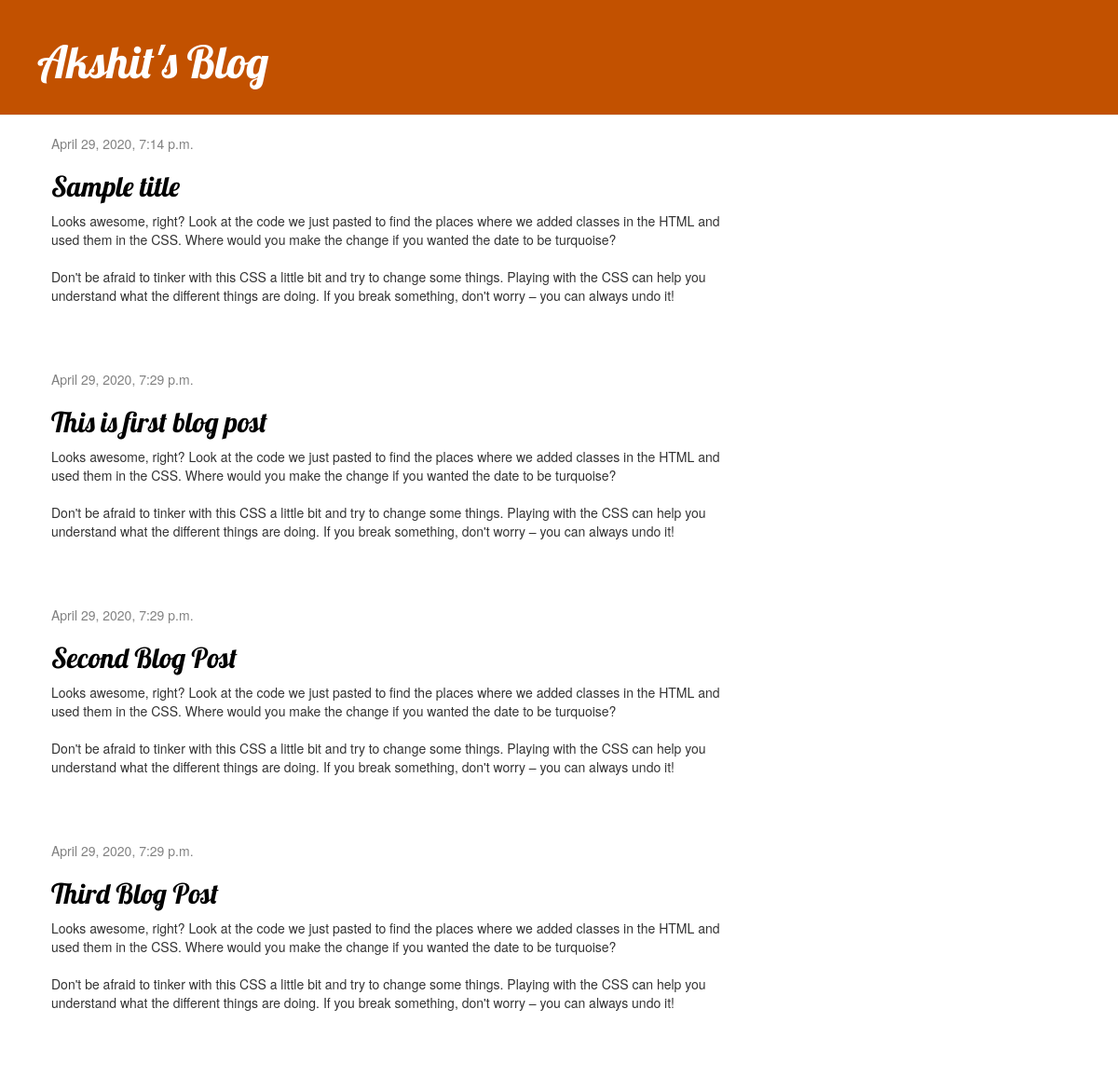
The page / on the database its author committed.
### blog/models.py (models this page shows, shortened)
class Post(models.Model):
    author = models.ForeignKey(settings.AUTH_USER_MODEL, on_delete=models.CASCADE)
    title = models.CharField(max_length=200)
    text = models.TextField()
    created_date = models.DateTimeField(default=timezone.now)
    published_date = models.DateTimeField(blank=True, null=True)

### blog/views.py (the view)
# urls.py: path('', views.post_list, name='post_list'),
def post_list(request):
    posts = Post.objects.filter(published_date__lte=timezone.now()).order_by('published_date')
    return render(request, 'blog/post_list.html', {'posts': posts})

### blog/templates/blog/post_list.html
{% extends 'blog/base.html' %}
{% block content %}
    {% for post in posts %}
        <div class="post">
            <div class="date">
                {{ post.published_date }}
            </div>
            <h2><a href="{% url 'post_detail' pk=post.pk %}">{{ post.title }}</a></h2>
            <p>{{ post.text|linebreaksbr }}</p>
        </div>
    {% endfor %}
{% endblock %}

### blog/static/blog/css/blog.css (style rules this page uses)
h1, h2, h3, h4 { font-family: 'Lobster', cursive; }
.date { color: #828282; }
.post { margin-bottom: 70px; }
.post h2 a, .post h2 a:visited { color: #000000; }

### rows shown on the page
Post: published_date "April 29, 2020, 7:14 p.m.", title "Sample title", text "Looks awesome, right? Look at the code we just pasted to find the places where we added classes in the HTML and used them in the CSS. Where would you make the change if you wanted the date to be turquoise? Don't be afraid to tinker with this CSS a little bit and try to change some things. Playing with the CSS can help you understand what the different things are doing. If you break something, don't worry – you can always undo it!"
Post: published_date "April 29, 2020, 7:29 p.m.", title "This is first blog post", text "Looks awesome, right? Look at the code we just pasted to find the places where we added classes in the HTML and used them in the CSS. Where would you make the change if you wanted the date to be turquoise? Don't be afraid to tinker with this CSS a little bit and try to change some things. Playing with the CSS can help you understand what the different things are doing. If you break something, don't worry – you can always undo it!"
Post: published_date "April 29, 2020, 7:29 p.m.", title "Second Blog Post", text "Looks awesome, right? Look at the code we just pasted to find the places where we added classes in the HTML and used them in the CSS. Where would you make the change if you wanted the date to be turquoise? Don't be afraid to tinker with this CSS a little bit and try to change some things. Playing with the CSS can help you understand what the different things are doing. If you break something, don't worry – you can always undo it!"
Post: published_date "April 29, 2020, 7:29 p.m.", title "Third Blog Post", text "Looks awesome, right? Look at the code we just pasted to find the places where we added classes in the HTML and used them in the CSS. Where would you make the change if you wanted the date to be turquoise? Don't be afraid to tinker with this CSS a little bit and try to change some things. Playing with the CSS can help you understand what the different things are doing. If you break something, don't worry – you can always undo it!"
